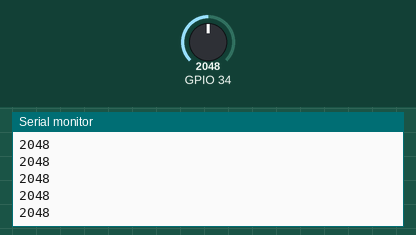
A sketch run on a simulated ESP32. Shown: the last lines printed to the serial monitor. The test bench sets the inputs (shaded band); at power-on: GPIO 34 = 2048.

Above: at 1.2 s.
1.3 s: GPIO 34 set to 2866
At 1.8 s:
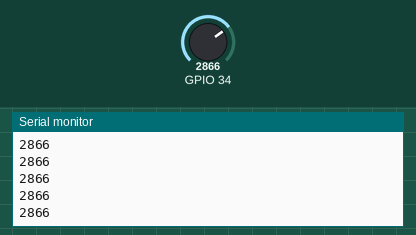
2.8 s: GPIO 34 set to 3603
At 3.8 s:
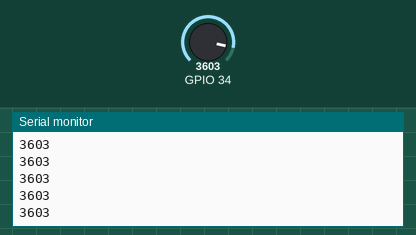
Timing chart, 0 to 5.8 s (numbered marks = the images above; inputs shaded):
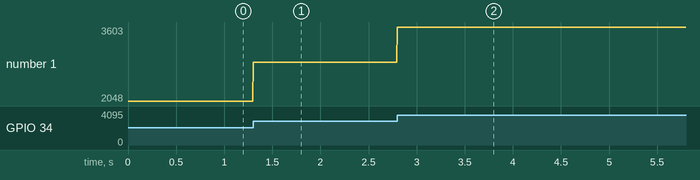

Measured:
- after the input at 1.3 s, the serial monitor: prints a new line at once (image 1)
- after the input at 2.8 s, the serial monitor: prints a new line at once (image 2)
- plotted number 1: 2048 → 2866 after the input at 1.3 s, 2866 → 3603 after the input at 2.8 s

The sketch:

photodiode_adc_test.ino
```cpp
#include <driver/adc.h>

#define PD_PIN ADC1_CHANNEL_6   // GPIO34

void setup() {
  Serial.begin(115200);

  // Configure ADC width and attenuation
  adc1_config_width(ADC_WIDTH_12Bit);
  adc1_config_channel_atten(PD_PIN, ADC_ATTEN_DB_11);
  // 11dB gives full 0–3.3V range
}

void loop() {
  int raw = adc1_get_raw(PD_PIN);

  Serial.println(raw);   // print brightness level (0–4095)

  delay(5);  // small delay for readability
}
```
